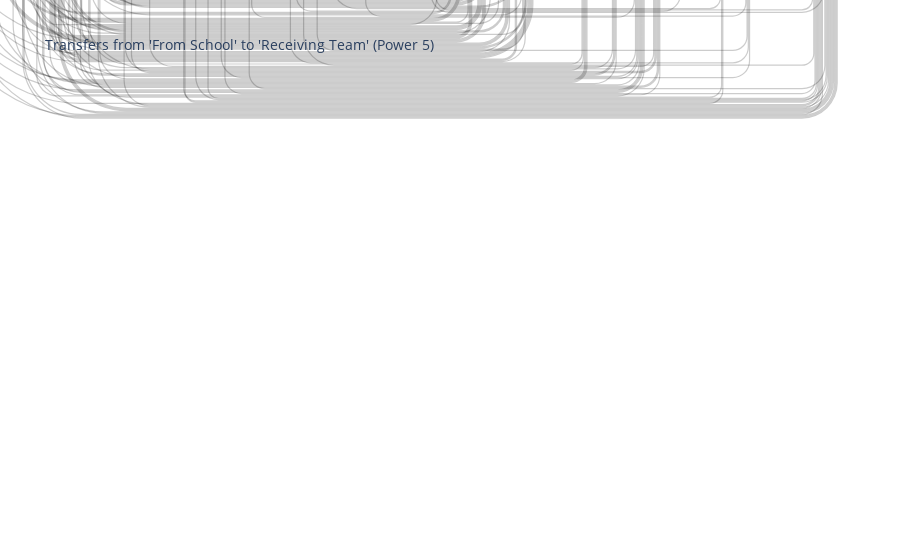

Source (notebook cell):
### Code cell
# Map 'From School' and 'Receiving Team' to their respective indices in the node list
grouped['source'] = grouped['From School'].apply(lambda x: all_nodes.index(x))
grouped['target'] = grouped['Receiving Team'].apply(lambda x: all_nodes.index(x))

# Generate the Sankey diagram
sankey_fig = go.Figure(data=[go.Sankey(
    node=dict(
        pad=15,
        thickness=20,
        line=dict(color="black", width=0.5),
        label=all_nodes
    ),
    link=dict(
        source=grouped['source'],
        target=grouped['target'],
        value=grouped['count']
    ))])

sankey_fig.update_layout(title_text="Transfers from 'From School' to 'Receiving Team' (Power 5)", font_size=10)
sankey_fig.show()

### Figure 1 — Plotly figure (JSON) as saved in the notebook; plotly's stock layout.template omitted (floating-point values rounded to 4 significant figures; data arrays with more than 128 entries replaced by an {"elided": "..."} marker saying what was removed)
{"data": [{"link": {"source": {"elided": "1606 int values"}, "target": {"elided": "1606 int values"}, "value": {"elided": "1606 int values"}}, "node": {"label": {"elided": "294 str values"}, "line": {"color": "black", "width": 0.5}, "pad": 15, "thickness": 20}, "type": "sankey"}], "layout": {"font": {"size": 10}, "title": {"text": "Transfers from 'From School' to 'Receiving Team' (Power 5)"}}}
